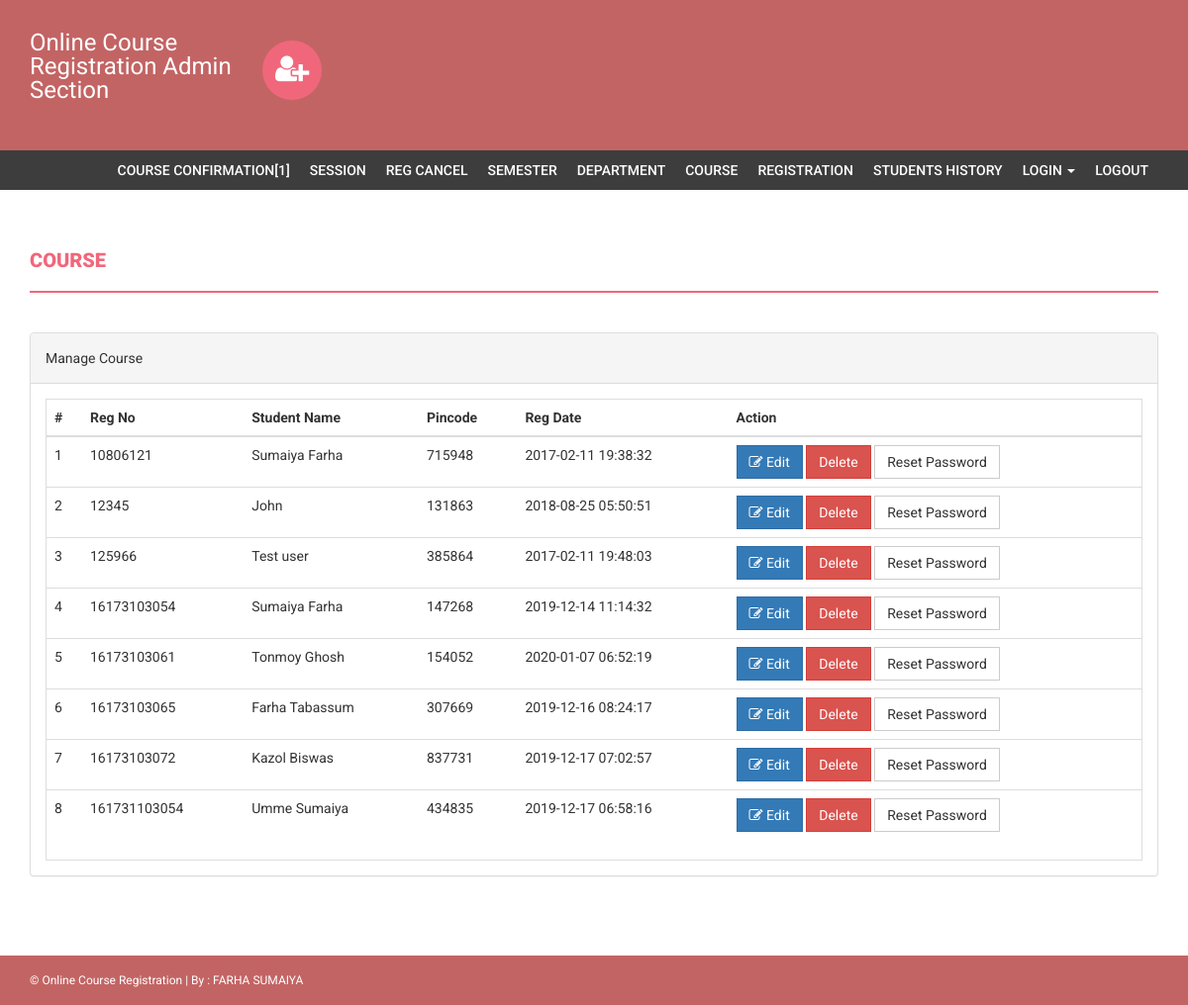
Page /admin/manage-students.php (signed in) on the committed database.
### tables this page shows
CREATE TABLE `students` (
  `StudentRegno` varchar(255) NOT NULL,
  `studentPhoto` varchar(255) DEFAULT NULL,
  `password` varchar(255) DEFAULT NULL,
  `studentName` varchar(255) DEFAULT NULL,
  `pincode` varchar(255) DEFAULT NULL,
  `session` varchar(255) DEFAULT NULL,
  `department` varchar(255) DEFAULT NULL,
  `semester` varchar(255) DEFAULT NULL,
  `cgpa` decimal(10,2) DEFAULT NULL,
  `creationdate` timestamp NULL DEFAULT current_timestamp(),
  `updationDate` varchar(255) DEFAULT NULL
);

### admin/manage-students.php (the view, shortened to what this page needs)
<?php
if(strlen($_SESSION['alogin'])==0)
    {
header('location:index.php');
}
else{
?>
<!DOCTYPE html>
<html xmlns="http://www.w3.org/1999/xhtml">
<head>
    <link href="assets/css/bootstrap.css" rel="stylesheet" />
    <link href="assets/css/font-awesome.css" rel="stylesheet" />
    <link href="assets/css/style.css" rel="stylesheet" />
</head>
<body>
<?php include('includes/header.php');?>
<?php if($_SESSION['alogin']!="")
{
 include('includes/menubar.php');
}
 ?>
    <div class="content-wrapper">
        <div class="container">
              <div class="row">
                    <div class="col-md-12">
                        <h1 class="page-head-line">Course  </h1>
                    </div>
                </div>
                <div class="row" >
                <div class="col-md-12">
                    <div class="panel panel-default">
                        <div class="panel-heading">
                            Manage Course
                        </div>
                        <div class="panel-body">
                            <div class="table-responsive table-bordered">
                                <table class="table">
                                    <thead>
                                        <tr>
                                            <th>#</th>
                                            <th>Reg No </th>
                                            <th>Student Name </th>
                                            <th> Pincode</th>
                                             <th>Reg Date</th>
                                             <th>Action</th>
                                        </tr>
                                    </thead>
                                    <tbody>
<?php
$sql=mysqli_query($con,"select * from students");
$cnt=1;
while($row=mysqli_fetch_array($sql))
{
?>
                                        <tr>
                                            <td><?php echo $cnt;?></td>
                                            <td><?php echo htmlentities($row['StudentRegno']);?></td>
                                            <td><?php echo htmlentities($row['studentName']);?></td>
                                            <td><?php echo htmlentities($row['pincode']);?></td>
                                            <td><?php echo htmlentities($row['creationdate']);?></td>
                                            <td>
                                            <a href="edit-student-profile.php?id=<?php echo $row['StudentRegno']?>">
<button class="btn btn-primary"><i class="fa fa-edit "></i> Edit</button> </a>
<a href="manage-students.php?id=<?php echo $row['StudentRegno']?>&del=delete" onClick="return confirm('Are you sure you want to delete?')">
                                            <button class="btn btn-danger">Delete</button>
</a>
<a href="manage-students.php?id=<?php echo $row['StudentRegno']?>&pass=update" onClick="return confirm('Are you sure you want to reset password?')">
<button type="submit" name="submit" id="submit" class="btn btn-default">Reset Password</button>
</a>
                                            </td>
                                        </tr>
<?php
$cnt++;
} ?>
                                    </tbody>
                                </table>
                            </div>
                        </div>
                    </div>
                </div>
            </div>
        </div>
    </div>
  <?php include('includes/footer.php');?>
</body>
</html>
<?php } ?>

### admin/assets/css/style.css (style rules this page uses)
body { font-family: 'Roboto', sans-serif; line-height: 30px; }
.content-wrapper { margin-top: 40px; min-height: 600px; padding-bottom: 60px; }
.page-head-line { font-weight: 900; padding-bottom: 20px; border-bottom: 2px solid #F0677C; text-transform: uppercase; color: #F0677C; font-size: 20px; margin-bottom: 40px; }
.btn { border-radius: 0px; -webkit-border-radius: 0px; -moz-border-radius: 0px; }

### rows in the picture
students: StudentRegno "10806121", studentName "Sumaiya Farha", pincode "715948", creationdate "2017-02-11 19:38:32"
students: StudentRegno "12345", studentName "John", pincode "131863", creationdate "2018-08-25 05:50:51"
students: StudentRegno "125966", studentName "Test user", pincode "385864", creationdate "2017-02-11 19:48:03"
students: StudentRegno "16173103054", studentName "Sumaiya Farha", pincode "147268", creationdate "2019-12-14 11:14:32"
students: StudentRegno "16173103061", studentName "Tonmoy Ghosh", pincode "154052", creationdate "2020-01-07 06:52:19"
students: StudentRegno "16173103065", studentName "Farha Tabassum", pincode "307669", creationdate "2019-12-16 08:24:17"
students: StudentRegno "16173103072", studentName "Kazol Biswas", pincode "837731", creationdate "2019-12-17 07:02:57"
students: StudentRegno "161731103054", studentName "Umme Sumaiya", pincode "434835", creationdate "2019-12-17 06:58:16"

### other values in the picture
$rows "1"
